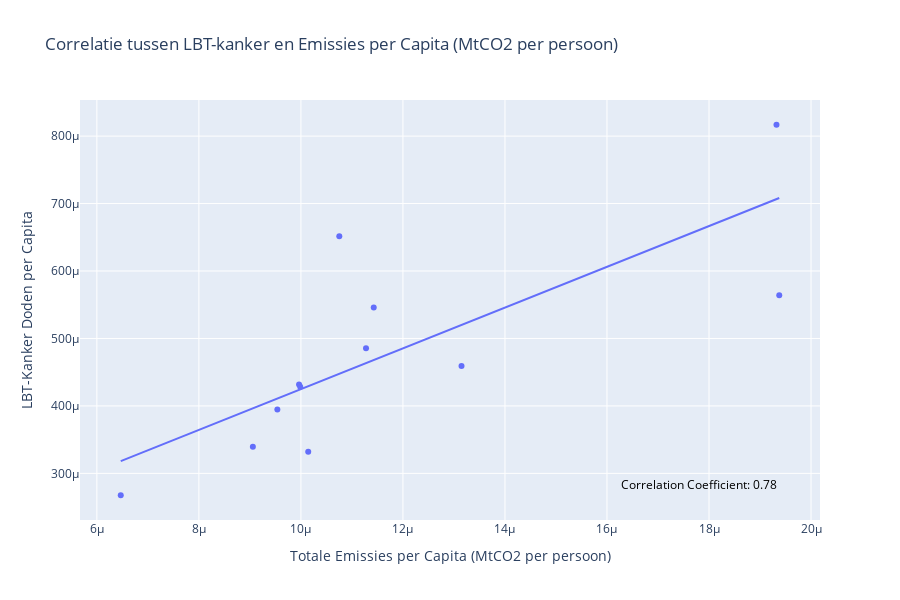

Write notebook code for a chart like this one.
### Markdown cell above
# Correlatie plots

Hieronder staat een aantal plots dat correlaties laat zien tussen verschillende variabelen uit onze datasets.

### Code cell
# importeer grouped df
df_grouped = pd.read_csv("csv/df/grouped_df.csv")

# Create the scatter plot with trendline using plotly
correlation_coefficient = df_grouped['EmissionsPerCapita'].corr(df_grouped['LungCancerPerCapita'])
fig = px.scatter(df_grouped, x="EmissionsPerCapita", y="LungCancerPerCapita", trendline="ols",
                 title='Correlatie tussen LBT-kanker en Emissies per Capita (MtCO2 per persoon)',
                 hover_data=["Year"],
                 labels={
                     "EmissionsPerCapita": "Totale Emissies per Capita (MtCO2 per persoon)",
                     "LungCancerPerCapita": "LBT-Kanker Doden per Capita",
                     "Year":"Jaar"
                 })

# Add correlation coefficient as annotation
fig.add_annotation(
    x=max(df_grouped['EmissionsPerCapita']),  # Position the annotation at the far right of the x-axis
    y=min(df_grouped['LungCancerPerCapita']),  # Position the annotation at the bottom of the y-axis
    text=f'Correlation Coefficient: {correlation_coefficient:.2f}',
    showarrow=False,
    font=dict(size=12, color="black"),
    xanchor='right',
    yanchor='bottom'
)

fig.update_layout(
    height = 600
)

### Figure 1 — Plotly figure (JSON) as saved in the notebook; plotly's stock layout.template omitted (floating-point values rounded to 4 significant figures)
{"data": [{"customdata": [[2001], [2002], [2003], [2004], [2005], [2006], [2007], [2008], [2009], [2010], [2011], [2012]], "hovertemplate": "Totale Emissies per Capita (MtCO2 per persoon)=%{x}<br>LBT-Kanker Doden per Capita=%{y}<br>Jaar=%{customdata[0]}<extra></extra>", "legendgroup": "", "marker": {"color": "#636efa", "symbol": "circle"}, "mode": "markers", "name": "", "orientation": "v", "showlegend": false, "type": "scatter", "x": [1.143e-05, 1.014e-05, 6.468e-06, 1.128e-05, 1.932e-05, 1.938e-05, 9.058e-06, 1.315e-05, 9.964e-06, 9.986e-06, 9.538e-06, 1.075e-05], "xaxis": "x", "y": [0.0005457, 0.0003321, 0.0002676, 0.0004855, 0.0008168, 0.000564, 0.0003395, 0.000459, 0.0004316, 0.0004283, 0.0003946, 0.0006516], "yaxis": "y"}, {"hovertemplate": "<b>OLS trendline</b><br>LungCancerPerCapita = 30.229 * EmissionsPerCapita + 0.000122526<br>R<sup>2</sup>=0.604145<br><br>Totale Emissies per Capita (MtCO2 per persoon)=%{x}<br>LBT-Kanker Doden per Capita=%{y} <b>(trend)</b><extra></extra>", "legendgroup": "", "marker": {"color": "#636efa", "symbol": "circle"}, "mode": "lines", "name": "", "showlegend": false, "type": "scatter", "x": [6.468e-06, 9.058e-06, 9.538e-06, 9.964e-06, 9.986e-06, 1.014e-05, 1.075e-05, 1.128e-05, 1.143e-05, 1.315e-05, 1.932e-05, 1.938e-05], "xaxis": "x", "y": [0.0003181, 0.0003964, 0.0004109, 0.0004237, 0.0004244, 0.0004291, 0.0004476, 0.0004634, 0.000468, 0.00052, 0.0007066, 0.0007083], "yaxis": "y"}], "layout": {"annotations": [{"font": {"color": "black", "size": 12}, "showarrow": false, "text": "Correlation Coefficient: 0.78", "x": 1.938e-05, "xanchor": "right", "y": 0.0002676, "yanchor": "bottom"}], "height": 600, "legend": {"tracegroupgap": 0}, "title": {"text": "Correlatie tussen LBT-kanker en Emissies per Capita (MtCO2 per persoon)"}, "xaxis": {"anchor": "y", "domain": [0, 1], "title": {"text": "Totale Emissies per Capita (MtCO2 per persoon)"}}, "yaxis": {"anchor": "x", "domain": [0, 1], "title": {"text": "LBT-Kanker Doden per Capita"}}}}
